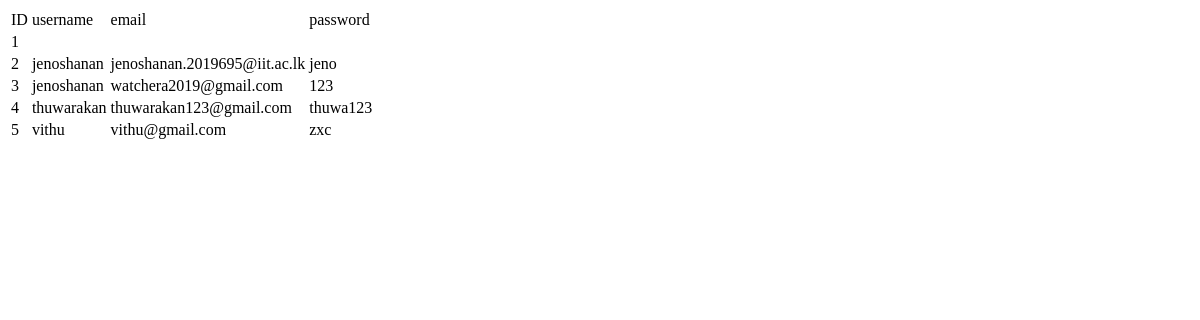
/viewUser, run on an earlier commit of the app's database.
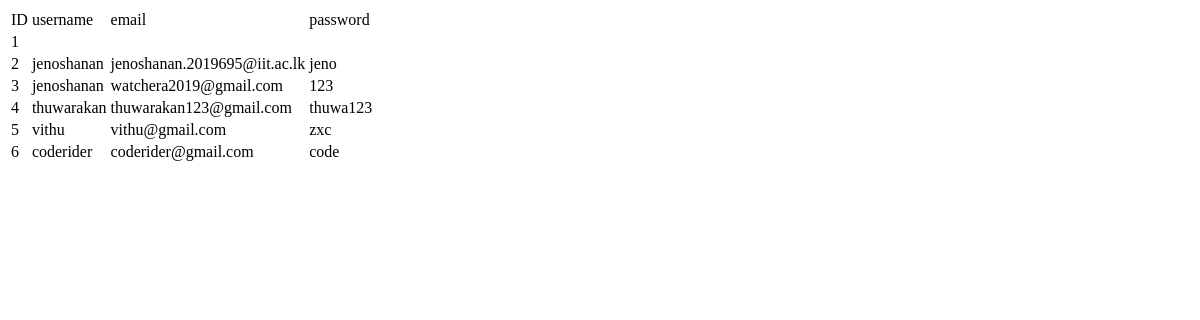
And on a later commit of the database.
### tables this page shows
CREATE TABLE Admin (id INTEGER PRIMARY KEY AUTOINCREMENT, username TEXT NOT NULL, email TEXT UNIQUE NOT NULL, password TEXT UNIQUE NOT NULL);

### watcher.py (the view)
@app.route("/viewUser")
def viewUser():
    con = sqlite3.connect("admin.db")
    con.row_factory = sqlite3.Row
    cur = con.cursor()
    cur.execute("select * from Admin")
    rows = cur.fetchall()
    return render_template("viewUser.html",rows=rows)

### templates/viewUser.html (shortened to what this page needs)
<!DOCTYPE html>
<html lang="en">
<head>
</head>
<body>
    <table>
        <thead>
          <td>ID</td>
          <td>username</td>
          <td>email</td>
          <td>password</td>
        </thead>
        {% for row in rows %}
        <tr>
         <td>{{row["id"]}}</td>
          <td>{{row["username"]}}</td>
          <td>{{row["email"]}}</td>
          <td>{{row["password"]}}</td>
        </tr>
        {% endfor %}
</body>
</html>

What changed in the data, as far as the page shows it:
added Admin: id "6", username "coderider", email "coderider@gmail.com", password "code"
